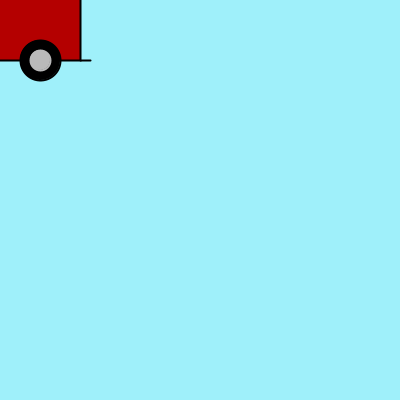
Frame 1 (no input)
Frame 60 (the mouse pressed at the canvas centre just before this capture): identical to frame 1, image omitted
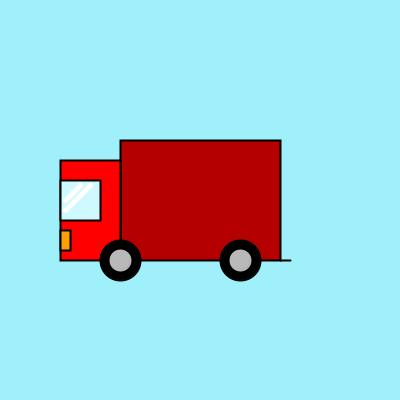
Frame 120 (the mouse held since frame 60 and released just before this capture)

The Processing sketch that drew these frames (run headless with seeded random() and noise(); from frame 60 on, the mouse is pressed at the canvas centre):

// Processing sketch: processing_143017
// ── processing_143017.pde

//Aixi la defineixes com a variable
int posX;

//Inicialitzacions de pantalla, background, etc.
void setup(){
  background(159,240,250);
size(400,400);
  posX = 0;
  rectMode(CENTER);
}

//S'executa sempre
void draw(){
  background(159,240,250); 

//COS
  stroke (0);
  strokeWeight(2);
  fill(180,0,0); 
  rect(mouseX,mouseY,8*width/20,6*height/20); 
 
 //CABEZA
  stroke (0);
  strokeWeight(2);
  fill(255,0,0); 
  rect(mouseX-110,mouseY+10,3*width/20,5*height/20);

//CRISTAL
  stroke (0);
  strokeWeight(2);
  fill(206,250,255); 
  rect(mouseX-120,mouseY,2*width/20,2*height/20);
  
//LUZ
  stroke (0);
  strokeWeight(2);
  fill(255,158,0); 
  rect(mouseX-135,mouseY+40,width/40,height/20);
  
//RUEDA DELANTE
  stroke (0);
  strokeWeight(2);
  fill(0);
  ellipse(mouseX-80,mouseY+60,2*width/20,2*height/20);

//RUEDA DETRÁS
  stroke (0);
  strokeWeight(2);
  fill(0);
  ellipse(mouseX+40,mouseY+60,2*width/20,2*height/20);

//LLANTA DELANTE
  stroke (185);
  strokeWeight(2);
  fill(185);
  ellipse(mouseX-80,mouseY+60,width/20,height/20);

//LLANTA DETRÁS
  stroke (185);
  strokeWeight(2);
  fill(185);
  ellipse(mouseX+40,mouseY+60,width/20,height/20);

//ESCAPE
  stroke (0);
  strokeWeight(2);
  fill(0);
  line(mouseX+80,mouseY+60,mouseX+90,mouseY+60);

//BRILLO
  stroke (255);
  strokeWeight(5);
  fill(255);
  line(mouseX-135,mouseY,mouseX-120,mouseY-15);

//BRILLO
  stroke (255);
  strokeWeight(5);
  fill(255);
  line(mouseX-135,mouseY+10,mouseX-110,mouseY-15);

}
